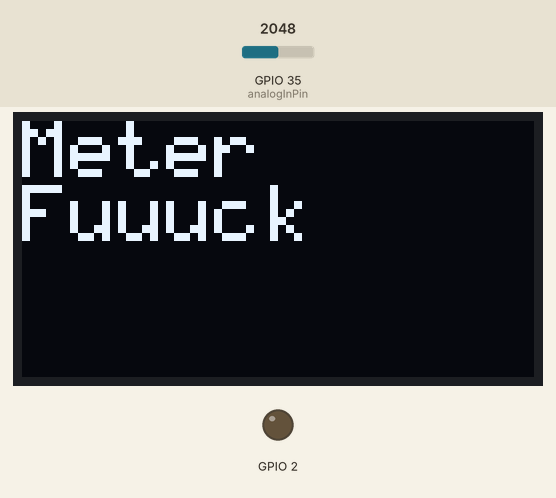
Recording of a sketch running on a simulated ESP32. Parts: 128×64 one-colour display, output pins drawn as LEDs (lit = HIGH). The test bench sets the inputs (shaded band); at power-on: GPIO 35 (analogInPin) = 2048 (analog values on the 0–4095 scale). WiFi joins after 1.5 s; servers stay silent unless stated; nothing arrives over Bluetooth unless stated; what the sketch prints to the serial monitor is not drawn.

Above: at 3.1 s.
At 9.3 s:
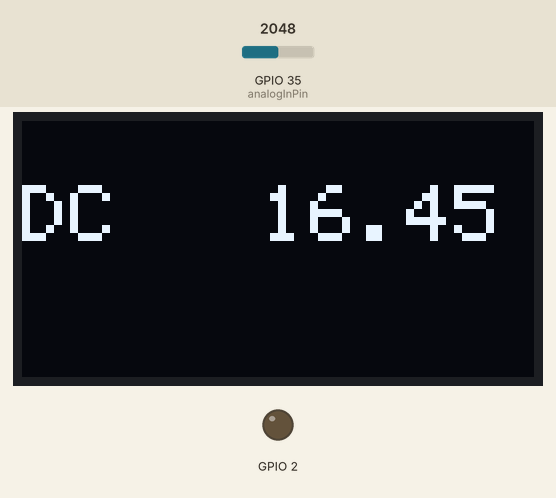
9.4 s: GPIO 35 (analogInPin) set to 2866
At 9.7 s:
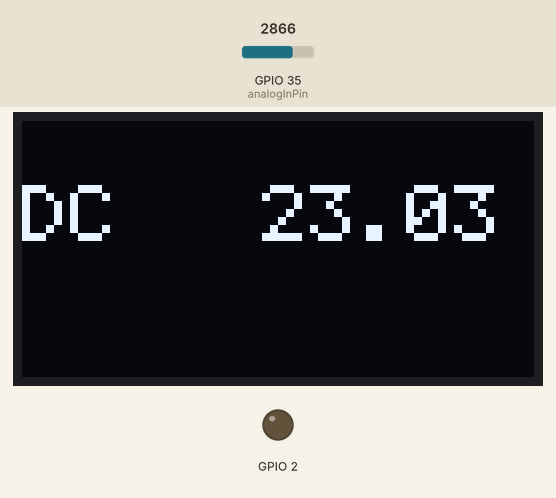
12.4 s: GPIO 35 (analogInPin) set to 3603
At 13.1 s:
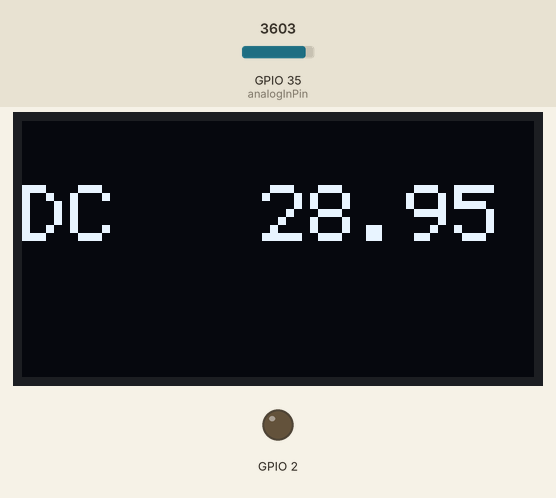
15.4 s: GPIO 35 (analogInPin) set to 0
At 16.7 s:
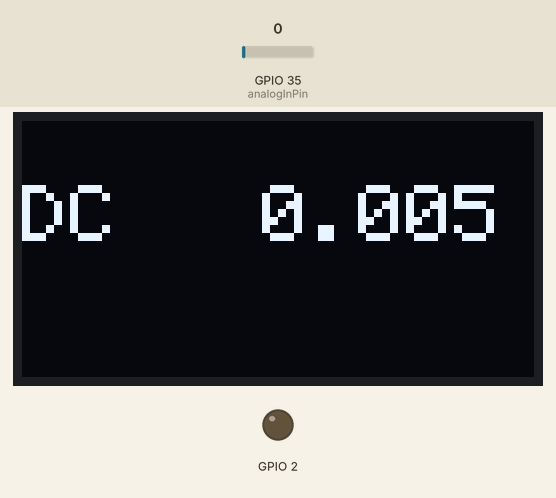
Timing chart, 0 to 17.9 s (numbered marks = the images above; inputs shaded):
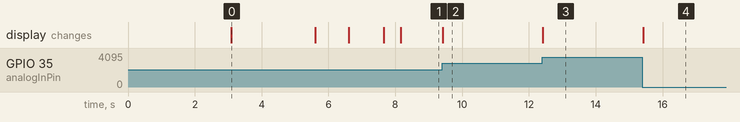

Measured:
- after the input at 9.4 s, the display: changes at once (image 2)
- after the input at 12.4 s, the display: changes at once (image 3)
- after the input at 15.4 s, the display: changes at once (image 4)
- what the display in image 0 shows lasts 2.5 s, from 3.1 s to 5.6 s

The sketch:

multimeter-working-bt-to-serial-wifi_serial_X10-reading.ino
```cpp
// Simple I2C test for ebay 128x64 oled.

#include <Wire.h>
#include "SSD1306Ascii.h"
#include "SSD1306AsciiWire.h"

#include "BluetoothSerial.h"
#include <WiFi.h>
#include <WiFiMulti.h>

#include "driver/adc.h"
#include "esp_adc_cal.h"

WiFiMulti wifiMulti;

#define MAX_SRV_CLIENTS 1
const char* ssid = "SpectrumSetup-D5";
const char* password = "energymonth426";

WiFiServer server(23);
WiFiClient serverClients[MAX_SRV_CLIENTS];

BluetoothSerial SerialBT;


// 0X3C+SA0 - 0x3C or 0x3D
#define I2C_ADDRESS 0x3C

// Define proper RST_PIN if required.
#define RST_PIN 16
#define analogInPin 35

SSD1306AsciiWire oled;

//------------------------------------------------------------------------------
void setup() {
  Serial.begin(115200);

  SerialBT.begin("DumpsterDiveMM"); //Bluetooth device name
  Serial.print("The device started, now you can pair it with bluetooth!");
  Wire.begin();
  Wire.setClock(400000L);
  analogReadResolution(12); //12 bits
//  analogSetAttenuation(ADC_11db);  //For all pins
//  analogSetCycles(8);                         // Set number of cycles per sample, default is 8 and provides an optimal result, range is 1 - 255
 // analogSetSamples(1);                        // Set number of samples in the range, default is 1, it has an effect on sensitivity has been multiplied
  wifiMulti.addAP(ssid, password);
//  pinMode(35,INPUT_PULLDOWN);
//  pinMode(34,INPUT_PULLDOWN);
  pinMode(2,OUTPUT);
  digitalWrite(2, LOW);
#if RST_PIN >= 0
  oled.begin(&Adafruit128x64, I2C_ADDRESS, RST_PIN);
#else // RST_PIN >= 0
  oled.begin(&Adafruit128x64, I2C_ADDRESS);
#endif // RST_PIN >= 0
  oled.setFont(System5x7);
    // true or false determines screen orientation
  oled.displayRemap(true);
  oled.clear();
  oled.set2X();
  oled.println("Meter");
  delay(3000);
  oled.println("Fuuuck");
  delay(1000);
  Serial.println("Connecting Wifi ");
  for (int loops = 5; loops > 0; loops--) {
    if (wifiMulti.run() == WL_CONNECTED) {
      Serial.println("");
      Serial.print("WiFi connected ");
      Serial.print("IP address: ");
      Serial.println(WiFi.localIP());
      break;
   }
    else {
      Serial.println("not connected");
      delay(100);
    }
  }
  if (wifiMulti.run() != WL_CONNECTED) {
    Serial.println("WiFi connect failed");
    delay(1000);
 //   ESP.restart();
  }
//  oled.println("Fuuuck2");
//  delay(1000);
  //start UART and the server
//  Serial2.begin(115200);
  Serial.print("test serial2");
  server.begin();
  server.setNoDelay(true);

  oled.println("Fuuuck3");
  delay(1000);

  Serial.print("Ready! Use 'telnet ");
  Serial.print(WiFi.localIP());
  Serial.println(" 23' to connect");

  oled.println("Fuuuck4");
  delay(1000);
  oled.clear();
  delay(500);
}
//------------------------------------------------------------------------------
void loop() {
//Serial.print("test loop");
  uint8_t i;

   int sum = 0;
   int sum1 = 0;
   analogReadResolution(12);
   int analogValue = adc1_get_raw(ADC1_CHANNEL_7);
// //  analogReadResolution(12);
// //  int analogValue2 = adc1_get_raw(ADC1_CHANNEL_6);
   sum += analogValue;
// //   sum1 += analogValue2;
//   float ave = (float)sum/30.0;
   float vout = (sum*3.29)/ 4095.0 * 10;
//   float va = (vout / (10000.0/110000.0));
//   float ave2 = (float)sum1/30.0;
// //   float vout2 = (sum1*3.29)/ 4095.0 * 10;
//   float va2 = (vout2 / (10000.0/110000.0));
//   Serial.print("sum");
//   Serial.println(sum);
//   Serial.print("vout");
//   Serial.println(vout);
//   Serial.print("va");
//   Serial.println(va);
//   oled.set2X();
   oled.clearField(1, 27, 14);
//   oled.clear();
   oled.setCursor(0, 2);
   oled.print("DC   ");
   oled.print(vout);
//   oled.print(va);

// //  oled.clearToEOL();
 //  oled.println();
 //  oled.println();
 //  oled.clearField(1, 27, 14);
// //   oled.setCursor(0, 5);
// //   oled.print("DC2   ");
// //   oled.print(vout2);
//   oled.print(va2);

   if (Serial.available()) {
    SerialBT.write(Serial.read());
  }
  if (SerialBT.available()) {
    Serial.write(SerialBT.read());
  }

 // delay(20);

   if (wifiMulti.run() == WL_CONNECTED) {
    //check if there are any new clients
    if (server.hasClient()){
      for(i = 0; i < MAX_SRV_CLIENTS; i++){
        //find free/disconnected spot
        if (!serverClients[i] || !serverClients[i].connected()){
          if(serverClients[i]) serverClients[i].stop();
          serverClients[i] = server.available();
          if (!serverClients[i]) Serial.println("available broken");
          Serial.print("New client: ");
          Serial.print(i); Serial.print(' ');
          Serial.println(serverClients[i].remoteIP());
//          break;
        }
      }
      if (i >= MAX_SRV_CLIENTS) {
        //no free/disconnected spot so reject
        server.available().stop();
      }
    }
    //check clients for data
    for(i = 0; i < MAX_SRV_CLIENTS; i++){
      if (serverClients[i] && serverClients[i].connected()){
        if(serverClients[i].available()){
          //get data from the telnet client and push it to the UART
          while(serverClients[i].available()) Serial.write(serverClients[i].read());
        }
      }
      else {
        if (serverClients[i]) {
          serverClients[i].stop();
        }
      }
    }
    //check UART for data
    if(Serial.available()){
      size_t len = Serial.available();
      uint8_t sbuf[len];
      Serial.readBytes(sbuf, len);
      //push UART data to all connected telnet clients
      for(i = 0; i < MAX_SRV_CLIENTS; i++){
        if (serverClients[i] && serverClients[i].connected()){
          serverClients[i].write(sbuf, len);
          delay(1);
        }
      }
    }
  }
  else {
    Serial.println("WiFi not connected!");
//    for(i = 0; i < MAX_SRV_CLIENTS; i++) {
//      if (serverClients[i]) serverClients[i].stop();
    }
//    delay(1000);
//  }
}
```
